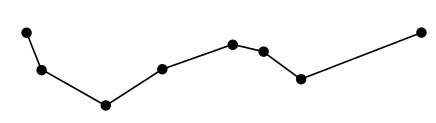
#> input picture curve.png, 436 x 123 px
$ python line_polygon_approximation.py
#> lines starting #> are read from the running program, lines starting #| are printed output that depends on the picture; after the words box and inside, x2 and y2 are one past the last pixel; in counts of white or black regions, pixels touching at a corner belong together
import cv2
import numpy as np

# im = cv2.imread ('sudoku_grid3.png')#('sudoCleanedOfRects.jpg')# # read picture

# imgray = cv2.cvtColor(im, cv2.COLOR_BGR2GRAY) # BGR to grayscale

# ret, thresh = cv2.threshold(imgray, 120, 255, cv2.THRESH_BINARY_INV)

# contours, hierarchy = cv2.findContours(thresh, cv2.RETR_TREE, cv2.CHAIN_APPROX_NONE)

# # for i in range(len(contours)):
# # 	epsilon = 0.01 * cv2.arcLength(contours[i], True)
# # 	approx = cv2.approxPolyDP(contours[i], epsilon, True)
# # 	im = cv2.drawContours(im, [approx], -1, (0, 255, 0), 3)

# # ////////////////////////////////////////////////////
# # print(len(contours))

# # epsilon = 0.01 * cv2.arcLength(contours[0], True)
# # approx = cv2.approxPolyDP(contours[0], epsilon, True)
# # im = cv2.drawContours(im, [approx], -1, (0, 255, 0), 1)


# # ////////////////////////////////////////////////////
# rects = [cv2.boundingRect(ctr) for ctr in contours]


# max_area_rect = rects[0]
# max_area = rects[0][2] * rects[0][3]

# for rect in rects:
# 	# print(rect[2]*rect[3])
# 	if(rect[2]*rect[3] > max_area):
# 		max_area = rect[2]*rect[3]
# 		max_area_rect = rect

# cv2.rectangle(im, (max_area_rect[0], max_area_rect[1]), (max_area_rect[0] + max_area_rect[2], max_area_rect[1] + max_area_rect[3]), (0, 0, 255), 1)

# # ////////////////////////////////////////////////

# # for rect in rects:
# 	# cv2.rectangle(im, (rect[0], rect[1]), (rect[0] + rect[2], rect[1] + rect[3]), (0, 0, 255), 1)


# # im = cv2.drawContours(im, [approx], -1, (0, 255, 0), 3)
# cv2.imshow("Contour", cv2.resize(im, (500, 500)))
# # cv2.imshow("bla", thresh)
# cv2.waitKey()
# cv2.destroyAllWindows()


im = cv2.imread("curve.png")
#> im is the input picture: shape (123, 436, 3); mean B, G, R 245.7, 248.8, 247.7
im = cv2.imread("ex.png") #("sudoCleanedOfRects.jpg") #("digit-reco-1-in.jpg")
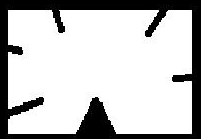
#> input picture ex.png, 201 x 139 px
#> im is the input picture: shape (139, 201, 3); min 0, max 255, mean 192.2


im_gray = cv2.cvtColor(im, cv2.COLOR_BGR2GRAY)
ret, im_th = cv2.threshold(im_gray, 90, 255, cv2.THRESH_BINARY)
#> im_th: shape (139, 201); 75.4% white; 1 black region
ctrs, hier = cv2.findContours(im_th.copy(), cv2.RETR_TREE, cv2.CHAIN_APPROX_NONE) #cv2.CHAIN_APPROX_SIMPLE) cv2.RETR_EXTERNAL
#> ctrs = 1 contour; box (x1, y1, x2, y2) and area: (8, 10, 192, 134) 20612

cnt = ctrs[0]
#> cnt = contour of 895 points, box (x1, y1, x2, y2) (8, 10, 192, 134), area 20612
canvas = im.copy()

epsilon =  0.01*cv2.arcLength(ctrs[0], True)
#> epsilon = 9.38
approx = cv2.approxPolyDP(ctrs[0], epsilon, True)
#> approx = contour of 22 points, box (x1, y1, x2, y2) (8, 10, 192, 134), area 21204

canvas = cv2.drawContours(canvas, ctrs, -1, (255, 0, 0), 3)
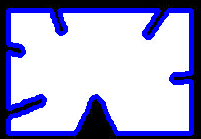
#> canvas: shape (139, 201, 3); 15.59% of pixels changed, all inside (x1, y1, x2, y2) = (6, 8, 194, 136)
bla = cv2.drawContours(im, [approx], -1, (0, 255, 0), 3)
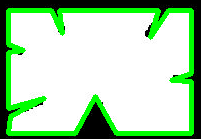
#> bla: shape (139, 201, 3); mean B, G, R 173.4, 211.2, 173.4

cv2.fillConvexPoly(im, approx, (0, 0, 255))
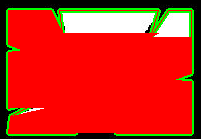
#> im: shape (139, 201, 3); mean B, G, R 22.2, 39.1, 199.9

cv2.imshow("title", im)
cv2.waitKey()

cv2.imshow("title1", cv2.resize(canvas, (500, 500)))
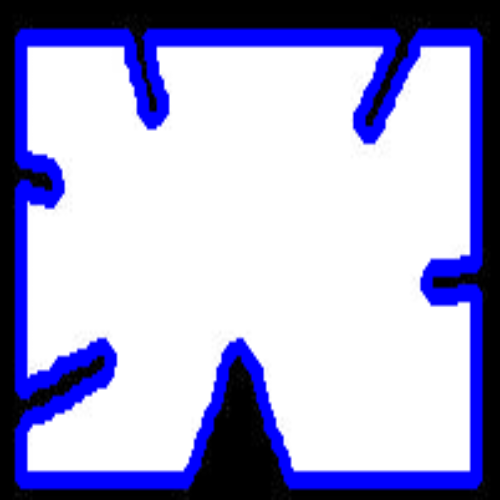
#> window 'title1': shape (500, 500, 3); mean B, G, R 208.5, 168.7, 168.7
cv2.waitKey()

print(bla.shape)
#| (139, 201, 3)

cv2.imshow("title2", cv2.resize(bla, (500, 500)))
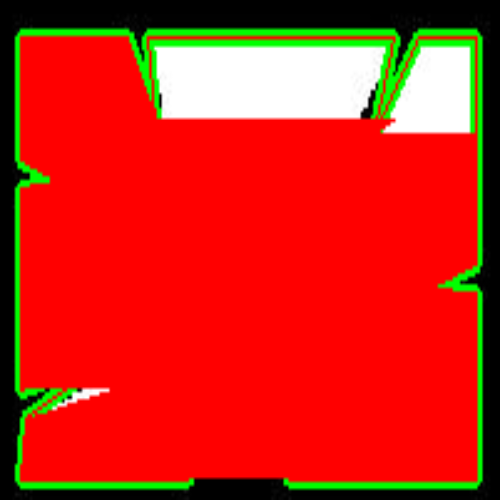
#> window 'title2': shape (500, 500, 3); mean B, G, R 22.2, 39.1, 199.9
cv2.waitKey()
